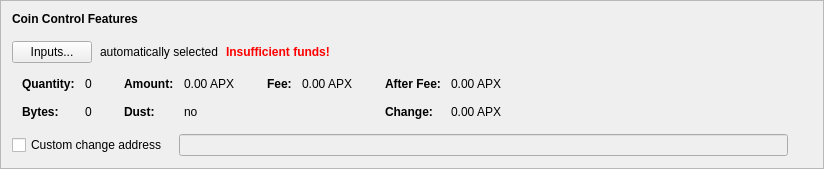
      <widget class="QFrame" name="frameCoinControl">
       <property name="sizePolicy">
        <sizepolicy hsizetype="Preferred" vsizetype="Fixed">
         <horstretch>0</horstretch>
         <verstretch>0</verstretch>
        </sizepolicy>
       </property>
       <property name="frameShape">
        <enum>QFrame::StyledPanel</enum>
       </property>
       <property name="frameShadow">
        <enum>QFrame::Raised</enum>
       </property>
       <layout class="QVBoxLayout" name="verticalLayout_4">
        <item>
         <layout class="QVBoxLayout" name="verticalLayoutCoinControl" stretch="0,0,0,0,0">
          <property name="spacing">
           <number>0</number>
          </property>
          <property name="sizeConstraint">
           <enum>QLayout::SetDefaultConstraint</enum>
          </property>
          <property name="leftMargin">
           <number>0</number>
          </property>
          <property name="topMargin">
           <number>0</number>
          </property>
          <item>
           <layout class="QHBoxLayout" name="horizontalLayoutCoinControl1">
            <property name="bottomMargin">
             <number>15</number>
            </property>
            <item>
             <widget class="QLabel" name="labelCoinControlFeatures">
              <property name="sizePolicy">
               <sizepolicy hsizetype="Preferred" vsizetype="Maximum">
                <horstretch>0</horstretch>
                <verstretch>0</verstretch>
               </sizepolicy>
              </property>
              <property name="font">
               <font>
                <weight>75</weight>
                <bold>true</bold>
               </font>
              </property>
              <property name="styleSheet">
               <string notr="true">font-weight:bold;</string>
              </property>
              <property name="text">
               <string>Coin Control Features</string>
              </property>
             </widget>
            </item>
           </layout>
          </item>
          <item>
           <layout class="QHBoxLayout" name="horizontalLayoutCoinControl2" stretch="0,0,0,0">
            <property name="spacing">
             <number>8</number>
            </property>
            <property name="bottomMargin">
             <number>10</number>
            </property>
            <item>
             <widget class="QPushButton" name="pushButtonCoinControl">
              <property name="styleSheet">
               <string notr="true"/>
              </property>
              <property name="text">
               <string>Inputs...</string>
              </property>
              <property name="autoDefault">
               <bool>false</bool>
              </property>
             </widget>
            </item>
            <item>
             <widget class="QLabel" name="labelCoinControlAutomaticallySelected">
              <property name="text">
               <string>automatically selected</string>
              </property>
              <property name="margin">
               <number>5</number>
              </property>
             </widget>
            </item>
            <item>
             <widget class="QLabel" name="labelCoinControlInsuffFunds">
              <property name="font">
               <font>
                <weight>75</weight>
                <bold>true</bold>
               </font>
              </property>
              <property name="styleSheet">
               <string notr="true">color:red;font-weight:bold;</string>
              </property>
              <property name="text">
               <string>Insufficient funds!</string>
              </property>
              <property name="margin">
               <number>5</number>
              </property>
             </widget>
            </item>
            <item>
             <spacer name="horizontalSpacerCoinControl">
              <property name="orientation">
               <enum>Qt::Horizontal</enum>
              </property>
              <property name="sizeHint" stdset="0">
               <size>
                <width>40</width>
                <height>1</height>
               </size>
              </property>
             </spacer>
            </item>
           </layout>
          </item>
          <item>
           <widget class="QWidget" name="widgetCoinControl" native="true">
            <property name="sizePolicy">
             <sizepolicy hsizetype="Preferred" vsizetype="Preferred">
              <horstretch>0</horstretch>
              <verstretch>0</verstretch>
             </sizepolicy>
            </property>
            <property name="minimumSize">
             <size>
              <width>0</width>
              <height>0</height>
             </size>
            </property>
            <property name="styleSheet">
             <string notr="true"/>
            </property>
            <layout class="QHBoxLayout" name="horizontalLayoutCoinControl5">
             <property name="leftMargin">
              <number>0</number>
             </property>
             <property name="topMargin">
              <number>0</number>
             </property>
             <property name="rightMargin">
              <number>0</number>
             </property>
             <property name="bottomMargin">
              <number>0</number>
             </property>
             <item>
              <layout class="QHBoxLayout" name="horizontalLayoutCoinControl3" stretch="0,0,0,1">
               <property name="spacing">
                <number>20</number>
               </property>
               <property name="topMargin">
                <number>0</number>
               </property>
               <property name="bottomMargin">
                <number>10</number>
               </property>
               <item>
                <layout class="QFormLayout" name="formLayoutCoinControl1">
                 <property name="horizontalSpacing">
                  <number>10</number>
                 </property>
                 <property name="verticalSpacing">
                  <number>14</number>
                 </property>
                 <property name="leftMargin">
                  <number>10</number>
                 </property>
                 <property name="topMargin">
                  <number>4</number>
                 </property>
                 <property name="rightMargin">
                  <number>6</number>
                 </property>
                 <item row="0" column="0">
                  <widget class="QLabel" name="labelCoinControlQuantityText">
                   <property name="font">
                    <font>
                     <weight>75</weight>
                     <bold>true</bold>
                    </font>
                   </property>
                   <property name="text">
                    <string>Quantity:</string>
                   </property>
                   <property name="margin">
                    <number>0</number>
                   </property>
                  </widget>
                 </item>
                 <item row="0" column="1">
                  <widget class="QLabel" name="labelCoinControlQuantity">
                   <property name="cursor">
                    <cursorShape>IBeamCursor</cursorShape>
                   </property>
                   <property name="contextMenuPolicy">
                    <enum>Qt::ActionsContextMenu</enum>
                   </property>
                   <property name="text">
                    <string notr="true">0</string>
                   </property>
                   <property name="margin">
                    <number>0</number>
                   </property>
                   <property name="textInteractionFlags">
                    <set>Qt::LinksAccessibleByMouse|Qt::TextSelectableByKeyboard|Qt::TextSelectableByMouse</set>
                   </property>
                  </widget>
                 </item>
                 <item row="1" column="0">
                  <widget class="QLabel" name="labelCoinControlBytesText">
                   <property name="font">
                    <font>
                     <weight>75</weight>
                     <bold>true</bold>
                    </font>
                   </property>
                   <property name="text">
                    <string>Bytes:</string>
                   </property>
                  </widget>
                 </item>
                 <item row="1" column="1">
                  <widget class="QLabel" name="labelCoinControlBytes">
                   <property name="cursor">
                    <cursorShape>IBeamCursor</cursorShape>
                   </property>
                   <property name="contextMenuPolicy">
                    <enum>Qt::ActionsContextMenu</enum>
                   </property>
                   <property name="text">
                    <string notr="true">0</string>
                   </property>
                   <property name="textInteractionFlags">
                    <set>Qt::LinksAccessibleByMouse|Qt::TextSelectableByKeyboard|Qt::TextSelectableByMouse</set>
                   </property>
                  </widget>
                 </item>
                </layout>
               </item>
               <item>
                <layout class="QFormLayout" name="formLayoutCoinControl2">
                 <property name="horizontalSpacing">
                  <number>10</number>
                 </property>
                 <property name="verticalSpacing">
                  <number>14</number>
                 </property>
                 <property name="leftMargin">
                  <number>6</number>
                 </property>
                 <property name="topMargin">
                  <number>4</number>
                 </property>
                 <property name="rightMargin">
                  <number>6</number>
                 </property>
                 <item row="0" column="0">
                  <widget class="QLabel" name="labelCoinControlAmountText">
                   <property name="font">
                    <font>
                     <weight>75</weight>
                     <bold>true</bold>
                    </font>
                   </property>
                   <property name="text">
                    <string>Amount:</string>
                   </property>
                   <property name="margin">
                    <number>0</number>
                   </property>
                  </widget>
                 </item>
                 <item row="0" column="1">
                  <widget class="QLabel" name="labelCoinControlAmount">
                   <property name="cursor">
                    <cursorShape>IBeamCursor</cursorShape>
                   </property>
                   <property name="contextMenuPolicy">
                    <enum>Qt::ActionsContextMenu</enum>
                   </property>
                   <property name="text">
                    <string notr="true">0.00 APX</string>
                   </property>
                   <property name="textInteractionFlags">
                    <set>Qt::LinksAccessibleByMouse|Qt::TextSelectableByKeyboard|Qt::TextSelectableByMouse</set>
                   </property>
                  </widget>
                 </item>
                 <item row="1" column="0">
                  <widget class="QLabel" name="labelCoinControlLowOutputText">
                   <property name="font">
                    <font>
                     <weight>75</weight>
                     <bold>true</bold>
                    </font>
                   </property>
                   <property name="text">
                    <string>Dust:</string>
                   </property>
                  </widget>
                 </item>
                 <item row="1" column="1">
                  <widget class="QLabel" name="labelCoinControlLowOutput">
                   <property name="cursor">
                    <cursorShape>IBeamCursor</cursorShape>
                   </property>
                   <property name="contextMenuPolicy">
                    <enum>Qt::ActionsContextMenu</enum>
                   </property>
                   <property name="text">
                    <string notr="true">no</string>
                   </property>
                   <property name="textInteractionFlags">
                    <set>Qt::LinksAccessibleByMouse|Qt::TextSelectableByKeyboard|Qt::TextSelectableByMouse</set>
                   </property>
                  </widget>
                 </item>
                </layout>
               </item>
               <item>
                <layout class="QFormLayout" name="formLayoutCoinControl3">
                 <property name="horizontalSpacing">
                  <number>10</number>
                 </property>
                 <property name="verticalSpacing">
                  <number>14</number>
                 </property>
                 <property name="leftMargin">
                  <number>6</number>
                 </property>
                 <property name="topMargin">
                  <number>4</number>
                 </property>
                 <property name="rightMargin">
                  <number>6</number>
                 </property>
                 <item row="0" column="0">
                  <widget class="QLabel" name="labelCoinControlFeeText">
                   <property name="font">
                    <font>
                     <weight>75</weight>
                     <bold>true</bold>
                    </font>
                   </property>
                   <property name="text">
                    <string>Fee:</string>
                   </property>
                   <property name="margin">
                    <number>0</number>
                   </property>
                  </widget>
                 </item>
                 <item row="0" column="1">
                  <widget class="QLabel" name="labelCoinControlFee">
                   <property name="cursor">
                    <cursorShape>IBeamCursor</cursorShape>
                   </property>
                   <property name="contextMenuPolicy">
                    <enum>Qt::ActionsContextMenu</enum>
                   </property>
                   <property name="text">
                    <string notr="true">0.00 APX</string>
                   </property>
                   <property name="textInteractionFlags">
                    <set>Qt::LinksAccessibleByMouse|Qt::TextSelectableByKeyboard|Qt::TextSelectableByMouse</set>
                   </property>
                  </widget>
                 </item>
                </layout>
               </item>
               <item>
                <layout class="QFormLayout" name="formLayoutCoinControl4">
                 <property name="horizontalSpacing">
                  <number>10</number>
                 </property>
                 <property name="verticalSpacing">
                  <number>14</number>
                 </property>
                 <property name="leftMargin">
                  <number>6</number>
                 </property>
                 <property name="topMargin">
                  <number>4</number>
                 </property>
                 <property name="rightMargin">
                  <number>6</number>
                 </property>
                 <item row="0" column="0">
                  <widget class="QLabel" name="labelCoinControlAfterFeeText">
                   <property name="font">
                    <font>
                     <weight>75</weight>
                     <bold>true</bold>
                    </font>
                   </property>
                   <property name="text">
                    <string>After Fee:</string>
                   </property>
                   <property name="margin">
                    <number>0</number>
                   </property>
                  </widget>
                 </item>
                 <item row="0" column="1">
                  <widget class="QLabel" name="labelCoinControlAfterFee">
                   <property name="cursor">
                    <cursorShape>IBeamCursor</cursorShape>
                   </property>
                   <property name="contextMenuPolicy">
                    <enum>Qt::ActionsContextMenu</enum>
                   </property>
                   <property name="text">
                    <string notr="true">0.00 APX</string>
                   </property>
                   <property name="textInteractionFlags">
                    <set>Qt::LinksAccessibleByMouse|Qt::TextSelectableByKeyboard|Qt::TextSelectableByMouse</set>
                   </property>
                  </widget>
                 </item>
                 <item row="1" column="0">
                  <widget class="QLabel" name="labelCoinControlChangeText">
                   <property name="font">
                    <font>
                     <weight>75</weight>
                     <bold>true</bold>
                    </font>
                   </property>
                   <property name="text">
                    <string>Change:</string>
                   </property>
                  </widget>
                 </item>
                 <item row="1" column="1">
                  <widget class="QLabel" name="labelCoinControlChange">
                   <property name="cursor">
                    <cursorShape>IBeamCursor</cursorShape>
                   </property>
                   <property name="contextMenuPolicy">
                    <enum>Qt::ActionsContextMenu</enum>
                   </property>
                   <property name="text">
                    <string notr="true">0.00 APX</string>
                   </property>
                   <property name="textInteractionFlags">
                    <set>Qt::LinksAccessibleByMouse|Qt::TextSelectableByKeyboard|Qt::TextSelectableByMouse</set>
                   </property>
                  </widget>
                 </item>
                </layout>
               </item>
              </layout>
             </item>
            </layout>
           </widget>
          </item>
          <item>
           <layout class="QHBoxLayout" name="horizontalLayoutCoinControl4" stretch="0,0,0">
            <property name="spacing">
             <number>12</number>
            </property>
            <property name="sizeConstraint">
             <enum>QLayout::SetDefaultConstraint</enum>
            </property>
            <property name="topMargin">
             <number>5</number>
            </property>
            <property name="rightMargin">
             <number>5</number>
            </property>
            <item>
             <widget class="QCheckBox" name="checkBoxCoinControlChange">
              <property name="toolTip">
               <string>If this is activated, but the change address is empty or invalid, change will be sent to a newly generated address.</string>
              </property>
              <property name="text">
               <string>Custom change address</string>
              </property>
             </widget>
            </item>
            <item>
             <widget class="QValidatedLineEdit" name="lineEditCoinControlChange">
              <property name="enabled">
               <bool>false</bool>
              </property>
              <property name="sizePolicy">
               <sizepolicy hsizetype="Expanding" vsizetype="Fixed">
                <horstretch>0</horstretch>
                <verstretch>0</verstretch>
               </sizepolicy>
              </property>
             </widget>
            </item>
            <item>
             <widget class="QLabel" name="labelCoinControlChangeLabel">
              <property name="sizePolicy">
               <sizepolicy hsizetype="Preferred" vsizetype="Expanding">
                <horstretch>0</horstretch>
                <verstretch>0</verstretch>
               </sizepolicy>
              </property>
              <property name="minimumSize">
               <size>
                <width>0</width>
                <height>0</height>
               </size>
              </property>
              <property name="text">
               <string/>
              </property>
              <property name="margin">
               <number>3</number>
              </property>
             </widget>
            </item>
           </layout>
          </item>
          <item>
           <spacer name="verticalSpacerCoinControl">
            <property name="orientation">
             <enum>Qt::Vertical</enum>
            </property>
            <property name="sizeType">
             <enum>QSizePolicy::Expanding</enum>
            </property>
            <property name="sizeHint" stdset="0">
             <size>
              <width>800</width>
              <height>1</height>
             </size>
            </property>
           </spacer>
          </item>
         </layout>
        </item>
       </layout>
      </widget>
